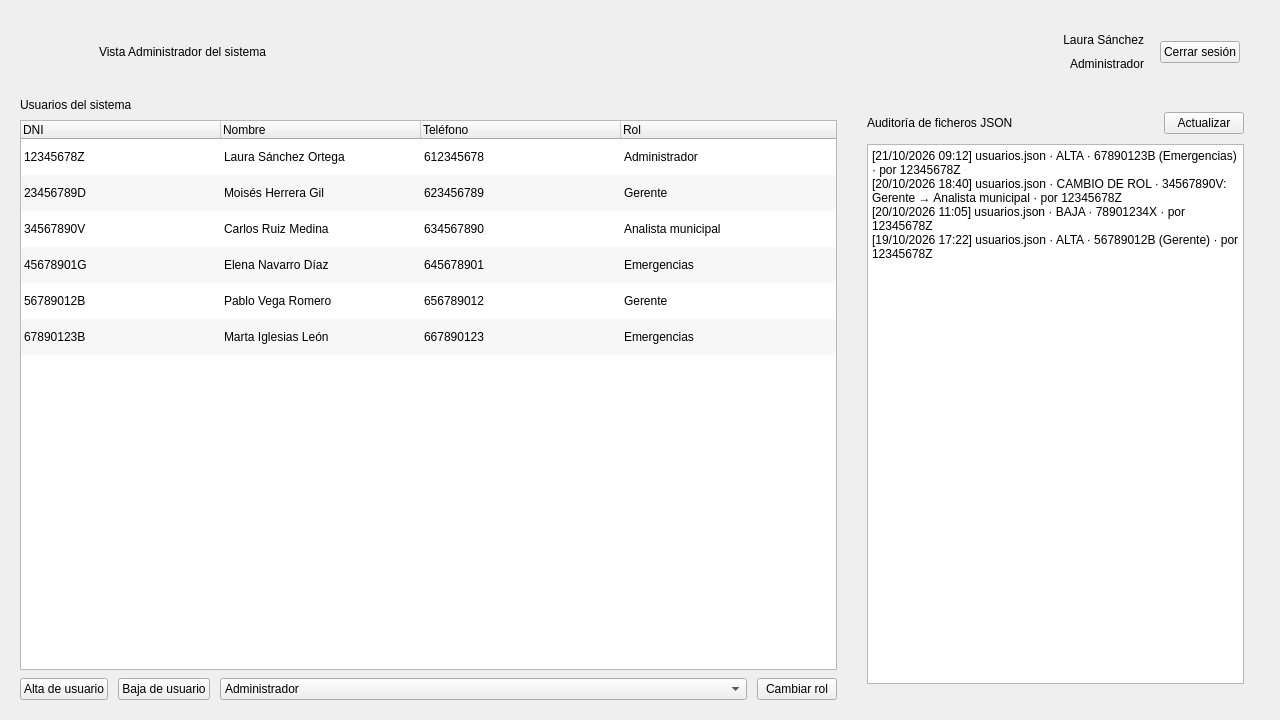
<?xml version='1.0' encoding='UTF-8'?>
<ui version="4.0">
 <class>Admin</class>
 <widget class="QWidget" name="Admin">
  <property name="geometry">
   <rect>
    <x>0</x>
    <y>0</y>
    <width>1280</width>
    <height>720</height>
   </rect>
  </property>
  <property name="minimumSize">
   <size>
    <width>1280</width>
    <height>720</height>
   </size>
  </property>
  <property name="windowTitle">
   <string>El Bar de Moe - Vista Administrador del sistema</string>
  </property>
  <layout class="QVBoxLayout" name="layoutPrincipal" stretch="0,1">
   <property name="spacing">
    <number>14</number>
   </property>
   <property name="leftMargin">
    <number>20</number>
   </property>
   <property name="topMargin">
    <number>20</number>
   </property>
   <property name="rightMargin">
    <number>20</number>
   </property>
   <property name="bottomMargin">
    <number>20</number>
   </property>
   <item>
    <widget class="QFrame" name="frameCabecera">
     <property name="frameShape">
      <enum>QFrame::NoFrame</enum>
     </property>
     <property name="minimumSize">
      <size>
       <width>0</width>
       <height>64</height>
      </size>
     </property>
     <layout class="QHBoxLayout" name="layoutCabecera" stretch="0,1,0,0">
      <property name="spacing">
       <number>16</number>
      </property>
      <property name="leftMargin">
       <number>20</number>
      </property>
      <property name="topMargin">
       <number>8</number>
      </property>
      <property name="rightMargin">
       <number>20</number>
      </property>
      <property name="bottomMargin">
       <number>8</number>
      </property>
      <item>
       <widget class="QLabel" name="lblLogo">
        <property name="minimumSize">
         <size>
          <width>43</width>
          <height>44</height>
         </size>
        </property>
        <property name="maximumSize">
         <size>
          <width>43</width>
          <height>44</height>
         </size>
        </property>
        <property name="pixmap">
         <pixmap>assets/logo.png</pixmap>
        </property>
        <property name="scaledContents">
         <bool>true</bool>
        </property>
       </widget>
      </item>
      <item>
       <widget class="QLabel" name="lblTituloPantalla">
        <property name="text">
         <string>Vista Administrador del sistema</string>
        </property>
       </widget>
      </item>
      <item>
       <layout class="QVBoxLayout" name="layoutUsuario">
        <property name="spacing">
         <number>0</number>
        </property>
        <property name="leftMargin">
         <number>0</number>
        </property>
        <property name="topMargin">
         <number>0</number>
        </property>
        <property name="rightMargin">
         <number>0</number>
        </property>
        <property name="bottomMargin">
         <number>0</number>
        </property>
        <item>
         <widget class="QLabel" name="lblNombreUsuario">
          <property name="text">
           <string>Laura Sánchez</string>
          </property>
          <property name="alignment">
           <set>Qt::AlignRight|Qt::AlignVCenter</set>
          </property>
         </widget>
        </item>
        <item>
         <widget class="QLabel" name="lblRolUsuario">
          <property name="text">
           <string>Administrador</string>
          </property>
          <property name="alignment">
           <set>Qt::AlignRight|Qt::AlignVCenter</set>
          </property>
         </widget>
        </item>
       </layout>
      </item>
      <item>
       <widget class="QPushButton" name="btnCerrarSesion">
        <property name="text">
         <string>Cerrar sesión</string>
        </property>
       </widget>
      </item>
     </layout>
    </widget>
   </item>
   <item>
    <layout class="QHBoxLayout" name="layoutContenido" stretch="2,1">
     <property name="spacing">
      <number>14</number>
     </property>
     <property name="leftMargin">
      <number>0</number>
     </property>
     <property name="topMargin">
      <number>0</number>
     </property>
     <property name="rightMargin">
      <number>0</number>
     </property>
     <property name="bottomMargin">
      <number>0</number>
     </property>
     <item>
      <layout class="QVBoxLayout" name="layoutUsuarios" stretch="0,1,0">
       <property name="spacing">
        <number>8</number>
       </property>
       <property name="leftMargin">
        <number>0</number>
       </property>
       <property name="topMargin">
        <number>0</number>
       </property>
       <property name="rightMargin">
        <number>0</number>
       </property>
       <property name="bottomMargin">
        <number>0</number>
       </property>
       <item>
        <widget class="QLabel" name="lblUsuariosTitulo">
         <property name="text">
          <string>Usuarios del sistema</string>
         </property>
        </widget>
       </item>
       <item>
        <widget class="QTableWidget" name="tblUsuarios">
         <property name="editTriggers">
          <set>QAbstractItemView::NoEditTriggers</set>
         </property>
         <property name="alternatingRowColors">
          <bool>true</bool>
         </property>
         <property name="selectionMode">
          <enum>QAbstractItemView::SingleSelection</enum>
         </property>
         <property name="selectionBehavior">
          <enum>QAbstractItemView::SelectRows</enum>
         </property>
         <property name="showGrid">
          <bool>false</bool>
         </property>
         <attribute name="horizontalHeaderDefaultSectionSize">
          <number>200</number>
         </attribute>
         <attribute name="horizontalHeaderStretchLastSection">
          <bool>true</bool>
         </attribute>
         <attribute name="verticalHeaderVisible">
          <bool>false</bool>
         </attribute>
         <attribute name="verticalHeaderDefaultSectionSize">
          <number>36</number>
         </attribute>
         <column>
          <property name="text">
           <string>DNI</string>
          </property>
          <property name="textAlignment">
           <set>Qt::AlignLeading|Qt::AlignVCenter</set>
          </property>
         </column>
         <column>
          <property name="text">
           <string>Nombre</string>
          </property>
          <property name="textAlignment">
           <set>Qt::AlignLeading|Qt::AlignVCenter</set>
          </property>
         </column>
         <column>
          <property name="text">
           <string>Teléfono</string>
          </property>
          <property name="textAlignment">
           <set>Qt::AlignLeading|Qt::AlignVCenter</set>
          </property>
         </column>
         <column>
          <property name="text">
           <string>Rol</string>
          </property>
          <property name="textAlignment">
           <set>Qt::AlignLeading|Qt::AlignVCenter</set>
          </property>
         </column>
         <row>
          <property name="text">
           <string>1</string>
          </property>
         </row>
         <row>
          <property name="text">
           <string>2</string>
          </property>
         </row>
         <row>
          <property name="text">
           <string>3</string>
          </property>
         </row>
         <row>
          <property name="text">
           <string>4</string>
          </property>
         </row>
         <row>
          <property name="text">
           <string>5</string>
          </property>
         </row>
         <row>
          <property name="text">
           <string>6</string>
          </property>
         </row>
         <item row="0" column="0">
          <property name="text">
           <string>12345678Z</string>
          </property>
         </item>
         <item row="0" column="1">
          <property name="text">
           <string>Laura Sánchez Ortega</string>
          </property>
         </item>
         <item row="0" column="2">
          <property name="text">
           <string>612345678</string>
          </property>
         </item>
         <item row="0" column="3">
          <property name="text">
           <string>Administrador</string>
          </property>
         </item>
         <item row="1" column="0">
          <property name="text">
           <string>23456789D</string>
          </property>
         </item>
         <item row="1" column="1">
          <property name="text">
           <string>Moisés Herrera Gil</string>
          </property>
         </item>
         <item row="1" column="2">
          <property name="text">
           <string>623456789</string>
          </property>
         </item>
         <item row="1" column="3">
          <property name="text">
           <string>Gerente</string>
          </property>
         </item>
         <item row="2" column="0">
          <property name="text">
           <string>34567890V</string>
          </property>
         </item>
         <item row="2" column="1">
          <property name="text">
           <string>Carlos Ruiz Medina</string>
          </property>
         </item>
         <item row="2" column="2">
          <property name="text">
           <string>634567890</string>
          </property>
         </item>
         <item row="2" column="3">
          <property name="text">
           <string>Analista municipal</string>
          </property>
         </item>
         <item row="3" column="0">
          <property name="text">
           <string>45678901G</string>
          </property>
         </item>
         <item row="3" column="1">
          <property name="text">
           <string>Elena Navarro Díaz</string>
          </property>
         </item>
         <item row="3" column="2">
          <property name="text">
           <string>645678901</string>
          </property>
         </item>
         <item row="3" column="3">
          <property name="text">
           <string>Emergencias</string>
          </property>
         </item>
         <item row="4" column="0">
          <property name="text">
           <string>56789012B</string>
          </property>
         </item>
         <item row="4" column="1">
          <property name="text">
           <string>Pablo Vega Romero</string>
          </property>
         </item>
         <item row="4" column="2">
          <property name="text">
           <string>656789012</string>
          </property>
         </item>
         <item row="4" column="3">
          <property name="text">
           <string>Gerente</string>
          </property>
         </item>
         <item row="5" column="0">
          <property name="text">
           <string>67890123B</string>
          </property>
         </item>
         <item row="5" column="1">
          <property name="text">
           <string>Marta Iglesias León</string>
          </property>
         </item>
         <item row="5" column="2">
          <property name="text">
           <string>667890123</string>
          </property>
         </item>
         <item row="5" column="3">
          <property name="text">
           <string>Emergencias</string>
          </property>
         </item>
        </widget>
       </item>
       <item>
        <layout class="QHBoxLayout" name="layoutBotones" stretch="0,0,1,0">
         <property name="spacing">
          <number>10</number>
         </property>
         <property name="leftMargin">
          <number>0</number>
         </property>
         <property name="topMargin">
          <number>0</number>
         </property>
         <property name="rightMargin">
          <number>0</number>
         </property>
         <property name="bottomMargin">
          <number>0</number>
         </property>
         <item>
          <widget class="QPushButton" name="btnAltaUsuario">
           <property name="text">
            <string>Alta de usuario</string>
           </property>
          </widget>
         </item>
         <item>
          <widget class="QPushButton" name="btnBajaUsuario">
           <property name="text">
            <string>Baja de usuario</string>
           </property>
          </widget>
         </item>
         <item>
          <widget class="QComboBox" name="cmbRol">
           <item>
            <property name="text">
             <string>Administrador</string>
            </property>
           </item>
           <item>
            <property name="text">
             <string>Gerente</string>
            </property>
           </item>
           <item>
            <property name="text">
             <string>Analista municipal</string>
            </property>
           </item>
           <item>
            <property name="text">
             <string>Emergencias</string>
            </property>
           </item>
          </widget>
         </item>
         <item>
          <widget class="QPushButton" name="btnCambiarRol">
           <property name="text">
            <string>Cambiar rol</string>
           </property>
          </widget>
         </item>
        </layout>
       </item>
      </layout>
     </item>
     <item>
      <widget class="QFrame" name="panelAuditoria">
       <property name="frameShape">
        <enum>QFrame::NoFrame</enum>
       </property>
       <layout class="QVBoxLayout" name="layoutPanelAuditoria" stretch="0,1">
        <property name="spacing">
         <number>10</number>
        </property>
        <property name="leftMargin">
         <number>16</number>
        </property>
        <property name="topMargin">
         <number>14</number>
        </property>
        <property name="rightMargin">
         <number>16</number>
        </property>
        <property name="bottomMargin">
         <number>16</number>
        </property>
        <item>
         <layout class="QHBoxLayout" name="layoutAuditoriaTop" stretch="1,0">
          <property name="spacing">
           <number>10</number>
          </property>
          <property name="leftMargin">
           <number>0</number>
          </property>
          <property name="topMargin">
           <number>0</number>
          </property>
          <property name="rightMargin">
           <number>0</number>
          </property>
          <property name="bottomMargin">
           <number>0</number>
          </property>
          <item>
           <widget class="QLabel" name="lblAuditoriaTitulo">
            <property name="text">
             <string>Auditoría de ficheros JSON</string>
            </property>
           </widget>
          </item>
          <item>
           <widget class="QPushButton" name="btnActualizar">
            <property name="text">
             <string>Actualizar</string>
            </property>
           </widget>
          </item>
         </layout>
        </item>
        <item>
         <widget class="QTextEdit" name="txtAuditoria">
          <property name="plainText">
           <string>[21/10/2026 09:12] usuarios.json · ALTA · 67890123B (Emergencias) · por 12345678Z
[20/10/2026 18:40] usuarios.json · CAMBIO DE ROL · 34567890V: Gerente → Analista municipal · por 12345678Z
[20/10/2026 11:05] usuarios.json · BAJA · 78901234X · por 12345678Z
[19/10/2026 17:22] usuarios.json · ALTA · 56789012B (Gerente) · por 12345678Z</string>
          </property>
          <property name="readOnly">
           <bool>true</bool>
          </property>
         </widget>
        </item>
       </layout>
      </widget>
     </item>
    </layout>
   </item>
  </layout>
 </widget>
 <resources />
 <connections />
</ui>
